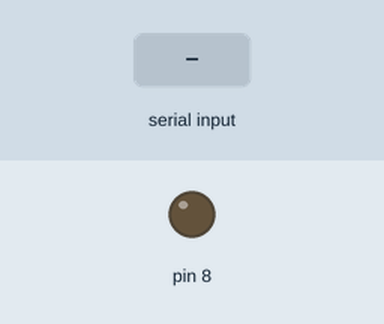
A sketch run on a simulated Arduino Uno, built with avr-gcc and run on an emulated ATmega328P. Parts: output pins drawn as LEDs (lit = HIGH). The inputs (shaded band) are chosen by the test bench.

Above: at 1.2 s.
1.3 s: "1" received over Serial
At 2.2 s:
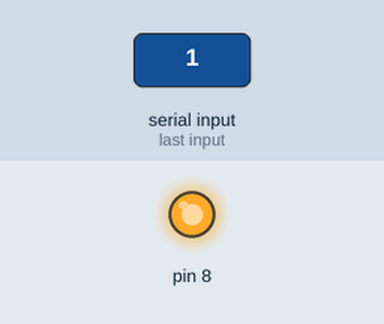
2.8 s: "2" received over Serial
At 3.3 s:
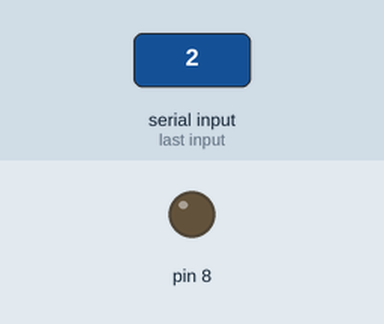
Timing chart, 0 to 5.8 s (numbered marks = the images above; inputs shaded):
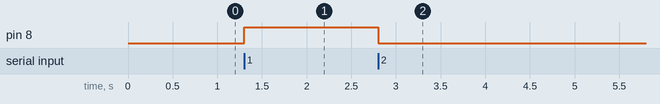

Measured:
- after the input at 1.3 s, pin 8: LOW → HIGH at once
- after the input at 2.8 s, pin 8: HIGH → LOW at once

The sketch:

arduino_py_cods.ino
```cpp
int gelenByte;

void setup() {
  Serial.begin(9600);
  pinMode(8, OUTPUT);


}

void Yak()
{
  digitalWrite(8, HIGH);
}

void Sondur()
{
  digitalWrite(8, LOW);
}

void loop() {

  if (gelenByte == '1') {
    Yak();
  }

  if (gelenByte == '2') {
    Sondur();
  }


  if (Serial.available() > 0) {
    gelenByte = Serial.read();
    if (gelenByte == '1') {
      Yak();
    }

    if (gelenByte == '2') {
      Sondur() ;
    }

  }
}
```
